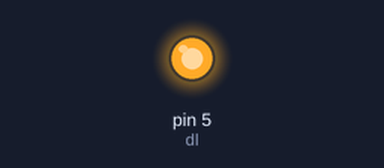
Simulated run of this sketch. Board: Arduino Uno, built with avr-gcc and run on an emulated ATmega328P. Parts: output pins drawn as LEDs (lit = HIGH). Pins used as bus, display or sensor lines are not drawn.

Above: at 0.05 s.
At 34.4 s:
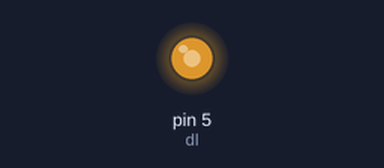
At 34.55 s:
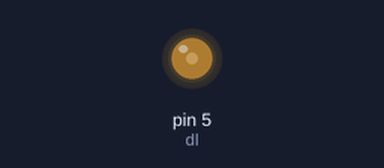
At 35.15 s:
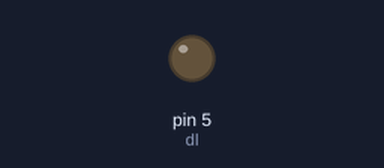
Timing chart, 0 to 45.7 s (numbered marks = the images above):
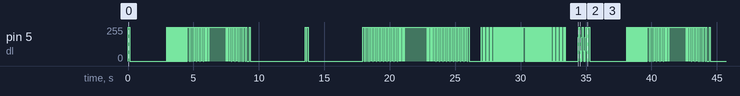

The sketch:

heart_thang.ino
```cpp
byte data[][4] = {


  B10000000, B00000000, B00000000, B00000000,
  B01000000, B00000000, B00000000, B00000000,
  B00100000, B00000000, B00000000, B00000000,
  B00010000, B00000000, B00000000, B00000100,
  B00001000, B00000000, B00000000, B00001000,
  B00000100, B00000000, B00000000, B00010000,
  B00000010, B00000000, B00000000, B00100000,
  B00000001, B00000000, B00000000, B01000000,
  B00000000, B10000000, B00000000, B10000000,
  B00000000, B01000000, B00000001, B00000000,
  B00000000, B00100000, B00000010, B00000000,
  B00000000, B00010000, B00000100, B00000000,
  B00000000, B00001000, B00001000, B00000000,
  B00000000, B00000100, B00010000, B00000000,
  B00000000, B00000010, B00100000, B00000000,
  B00000000, B00000001, B01000000, B00000000,
  B00000000, B00000000, B10000000, B00000000, // 17

  B00000000, B00000000, B00000000, B00000000,

  B00000000, B00000000, B10000000, B00000000,
  B00000000, B00000001, B11000000, B00000000,
  B00000000, B00000011, B11100000, B00000000,
  B00000000, B00000111, B11110000, B00000000,
  B00000000, B00001111, B11111000, B00000000,
  B00000000, B00011111, B11111100, B00000000,
  B00000000, B00111111, B11111110, B00000000,
  B00000000, B01111111, B11111111, B00000000,
  B00000000, B11111111, B11111111, B10000000,
  B00000001, B11111111, B11111111, B11000000,
  B00000011, B11111111, B11111111, B11100000,
  B00000111, B11111111, B11111111, B11110000,
  B00001111, B11111111, B11111111, B11111000,
  B00011111, B11111111, B11111111, B11111100,
  B00111111, B11111111, B11111111, B11111100,
  B01111111, B11111111, B11111111, B11111100,
  B11111111, B11111111, B11111111, B11111100,//17 2

  B10000000, B00000000, B00000000, B00000000,
  B11000000, B00000000, B00000000, B00000000,
  B11100000, B00000000, B00000000, B00000000,
  B11110000, B00000000, B00000000, B00000100,
  B11111000, B00000000, B00000000, B00001111,
  B11111100, B00000000, B00000000, B00011111,
  B11111110, B00000000, B00000000, B00111111,
  B11111111, B00000000, B00000000, B01111111,
  B11111111, B10000000, B00000000, B11111111,
  B11111111, B11000000, B00000001, B11111111,
  B11111111, B11100000, B00000011, B11111111,
  B11111111, B11110000, B00000111, B11111111,
  B11111111, B11111000, B00001111, B11111111,
  B11111111, B11111100, B00011111, B11111111,
  B11111111, B11111110, B00111111, B11111111,
  B11111111, B11111111, B01111111, B11111111,
  B11111111, B11111111, B11111111, B11111111,//17 3

  B11111111, B11111111, B01111111, B11111111,
  B11111111, B11111110, B00111111, B11111111,
  B11111111, B11111100, B00011111, B11111111,
  B11111111, B11111000, B00001111, B11111111,
  B11111111, B11110000, B00000111, B11111111,
  B11111111, B11100000, B00000011, B11111111,
  B11111111, B11000000, B00000001, B11111111,
  B11111111, B10000000, B00000000, B11111111,
  B11111111, B00000000, B00000000, B01111111,
  B11111110, B00000000, B00000000, B00111111,
  B11111100, B00000000, B00000000, B00011111,
  B11111000, B00000000, B00000000, B00001111,
  B11110000, B00000000, B00000000, B00000111,
  B11100000, B00000000, B00000000, B00000011,
  B11000000, B00000000, B00000000, B00000011,
  B10000000, B00000000, B00000000, B00000011,
  B00000000, B00000000, B00000000, B00000011,//17 4

  B10000000, B00000000, B00000000, B00000000,
  B01000000, B00000000, B00000000, B00000000,
  B00100000, B00000000, B00000000, B00000000,
  B00010000, B00000000, B00000000, B00000000,
  B00001000, B00000000, B00000000, B00000000,
  B00000100, B00000000, B00000000, B00000000,
  B00000010, B00000000, B00000000, B00000000,
  B00000001, B00000000, B00000000, B00000000,
  B00000000, B10000000, B00000000, B00000000,
  B00000000, B01000000, B00000000, B00000000,
  B00000000, B00100000, B00000000, B00000000,
  B00000000, B00010000, B00000000, B00000000,
  B00000000, B00001000, B00000000, B00000000,
  B00000000, B00000100, B00000000, B00000000,
  B00000000, B00000010, B00000000, B00000000,
  B00000000, B00000001, B00000000, B00000000,
  B00000000, B00000000, B10000000, B00000000,
  B00000000, B00000000, B01000000, B00000000,
  B00000000, B00000000, B00100000, B00000000,
  B00000000, B00000000, B00010000, B00000000,
  B00000000, B00000000, B00001000, B00000000,
  B00000000, B00000000, B00000100, B00000000,
  B00000000, B00000000, B00000010, B00000000,
  B00000000, B00000000, B00000001, B00000000,
  B00000000, B00000000, B00000000, B10000000,
  B00000000, B00000000, B00000000, B01000000,
  B00000000, B00000000, B00000000, B00100000,
  B00000000, B00000000, B00000000, B00010000,
  B00000000, B00000000, B00000000, B00001000,
  B00000000, B00000000, B00000000, B00000100,
  B00100000, B00000000, B00000000, B00000000,
  B01000000, B00000000, B00000000, B00000000,
  B10000000, B00000000, B00000000, B00000000,//33 5

  B10000000, B00000000, B00000000, B00000000,
  B01000000, B00000000, B00000000, B00000000,
  B00100000, B00000000, B00000000, B00000000,
  B00000000, B00000000, B00000000, B00000100,
  B00000000, B00000000, B00000000, B00001000,
  B00000000, B00000000, B00000000, B00010000,
  B00000000, B00000000, B00000000, B00100000,
  B00000000, B00000000, B00000000, B01000000,
  B00000000, B00000000, B00000000, B10000000,
  B00000000, B00000000, B00000001, B00000000,
  B00000000, B00000000, B00000010, B00000000,
  B00000000, B00000000, B00000100, B00000000,
  B00000000, B00000000, B00001000, B00000000,
  B00000000, B00000000, B00010000, B00000000,
  B00000000, B00000000, B00100000, B00000000,
  B00000000, B00000000, B01000000, B00000000,
  B00000000, B00000000, B10000000, B00000000,
  B00000000, B00000001, B00000000, B00000000,
  B00000000, B00000010, B00000000, B00000000,
  B00000000, B00000100, B00000000, B00000000,
  B00000000, B00001000, B00000000, B00000000,
  B00000000, B00010000, B00000000, B00000000,
  B00000000, B00100000, B00000000, B00000000,
  B00000000, B01000000, B00000000, B00000000,
  B00000000, B10000000, B00000000, B00000000,
  B00000001, B00000000, B00000000, B00000000,
  B00000010, B00000000, B00000000, B00000000,
  B00000100, B00000000, B00000000, B00000000,
  B00001000, B00000000, B00000000, B00000000,
  B00010000, B00000000, B00000000, B00000000,
  B00100000, B00000000, B00000000, B00000000,
  B01000000, B00000000, B00000000, B00000000,
  B10000000, B00000000, B00000000, B00000000,//33 6

  B10000000, B00000000, B00000000, B00000000,
  B11000000, B00000000, B00000000, B00000000,
  B11100000, B00000000, B00000000, B00000000,
  B11110000, B00000000, B00000000, B00000000,
  B11111000, B00000000, B00000000, B00000000,
  B11111100, B00000000, B00000000, B00000000,
  B11111110, B00000000, B00000000, B00000000,
  B11111111, B00000000, B00000000, B00000000,
  B11111111, B10000000, B00000000, B00000000,
  B11111111, B11000000, B00000000, B00000000,
  B11111111, B11100000, B00000000, B00000000,
  B11111111, B11110000, B00000000, B00000000,
  B11111111, B11111000, B00000000, B00000000,
  B11111111, B11111100, B00000000, B00000000,
  B11111111, B11111110, B00000000, B00000000,
  B11111111, B11111111, B00000000, B00000000,
  B11111111, B11111111, B10000000, B00000000,
  B11111111, B11111111, B11000000, B00000000,
  B11111111, B11111111, B11000000, B00000000,
  B11111111, B11111111, B11100000, B00000000,
  B11111111, B11111111, B11110000, B00000000,
  B11111111, B11111111, B11111000, B00000000,
  B11111111, B11111111, B11111100, B00000000,
  B11111111, B11111111, B11111110, B00000000,
  B11111111, B11111111, B11111111, B10000000,
  B11111111, B11111111, B11111111, B11000000,
  B11111111, B11111111, B11111111, B11100000,
  B11111111, B11111111, B11111111, B11110000,
  B11111111, B11111111, B11111111, B11111000,
  B11111111, B11111111, B11111111, B11111100,//30 7

  B11111111, B11111111, B11111111, B11111100,
  B11111111, B11111111, B11111111, B11111000,
  B11111111, B11111111, B11111111, B11110000,
  B11111111, B11111111, B11111111, B11100000,
  B11111111, B11111111, B11111111, B11000000,
  B11111111, B11111111, B11111111, B10000000,
  B11111111, B11111111, B11111110, B00000000,
  B11111111, B11111111, B11111100, B00000000,
  B11111111, B11111111, B11111000, B00000000,
  B11111111, B11111111, B11110000, B00000000,
  B11111111, B11111111, B11100000, B00000000,
  B11111111, B11111111, B11000000, B00000000,
  B11111111, B11111111, B11000000, B00000000,
  B11111111, B11111111, B10000000, B00000000,
  B11111111, B11111111, B00000000, B00000000,
  B11111111, B11111110, B00000000, B00000000,
  B11111111, B11111100, B00000000, B00000000,
  B11111111, B11111000, B00000000, B00000000,
  B11111111, B11110000, B00000000, B00000000,
  B11111111, B11100000, B00000000, B00000000,
  B11111111, B11000000, B00000000, B00000000,
  B11111111, B10000000, B00000000, B00000000,
  B11111111, B00000000, B00000000, B00000000,
  B11111110, B00000000, B00000000, B00000000,
  B11111100, B00000000, B00000000, B00000000,
  B11111000, B00000000, B00000000, B00000000,
  B11110000, B00000000, B00000000, B00000000,
  B11100000, B00000000, B00000000, B00000000,
  B11000000, B00000000, B00000000, B00000000,
  B10000000, B00000000, B00000000, B00000000,
  B00000000, B00000000, B00000000, B00000000,//31 8

  B00000000, B00000000, B00000000, B00000011,
  B00000000, B00000000, B00000000, B00000111,
  B00000000, B00000000, B00000000, B00001111,
  B00000000, B00000000, B00000000, B00011111,
  B00000000, B00000000, B00000000, B00111111,
  B00000000, B00000000, B00000000, B01111111,
  B00000000, B00000000, B00000001, B11111111,
  B00000000, B00000000, B00000011, B11111111,
  B00000000, B00000000, B00000111, B11111111,
  B00000000, B00000000, B00001111, B11111111,
  B00000000, B00000000, B00011111, B11111111,
  B00000000, B00000000, B00111111, B11111111,
  B00000000, B00000000, B00111111, B11111111,
  B00000000, B00000000, B01111111, B11111111,
  B00000000, B00000000, B11111111, B11111111,
  B00000000, B00000001, B11111111, B11111111,
  B00000000, B00000011, B11111111, B11111111,
  B00000000, B00000111, B11111111, B11111111,
  B00000000, B00001111, B11111111, B11111111,
  B00000000, B00011111, B11111111, B11111111,
  B00000000, B00111111, B11111111, B11111111,
  B00000000, B01111111, B11111111, B11111111,
  B00000000, B11111111, B11111111, B11111111,
  B00000001, B11111111, B11111111, B11111111,
  B00000011, B11111111, B11111111, B11111111,
  B00000111, B11111111, B11111111, B11111111,
  B00001111, B11111111, B11111111, B11111111,
  B00011111, B11111111, B11111111, B11111111,
  B00111111, B11111111, B11111111, B11111111,
  B01111111, B11111111, B11111111, B11111111,
  B11111111, B11111111, B11111111, B11111111,//31 9

  B01111111, B11111111, B11111111, B11111111,
  B00111111, B11111111, B11111111, B11111111,
  B00011111, B11111111, B11111111, B11111111,
  B00001111, B11111111, B11111111, B11111111,
  B00000111, B11111111, B11111111, B11111111,
  B00000011, B11111111, B11111111, B11111111,
  B00000001, B11111111, B11111111, B11111111,
  B00000000, B11111111, B11111111, B11111111,
  B00000000, B01111111, B11111111, B11111111,
  B00000000, B00111111, B11111111, B11111111,
  B00000000, B00011111, B11111111, B11111111,
  B00000000, B00001111, B11111111, B11111111,
  B00000000, B00000111, B11111111, B11111111,
  B00000000, B00000011, B11111111, B11111111,
  B00000000, B00000001, B11111111, B11111111,
  B00000000, B00000000, B11111111, B11111111,
  B00000000, B00000000, B01111111, B11111111,
  B00000000, B00000000, B00111111, B11111111,
  B00000000, B00000000, B00111111, B11111111,
  B00000000, B00000000, B00011111, B11111111,
  B00000000, B00000000, B00001111, B11111111,
  B00000000, B00000000, B00000111, B11111111,
  B00000000, B00000000, B00000011, B11111111,
  B00000000, B00000000, B00000001, B11111111,
  B00000000, B00000000, B00000000, B01111111,
  B00000000, B00000000, B00000000, B00111111,
  B00000000, B00000000, B00000000, B00011111,
  B00000000, B00000000, B00000000, B00001111,
  B00000000, B00000000, B00000000, B00000111,
  B00000000, B00000000, B00000000, B00000011,//30 10

  B10101010, B10101010, B10101010, B10101000,
  B01010101, B01010101, B01010101, B01010111,
  B10101010, B10101010, B10101010, B10101000,
  B01010101, B01010101, B01010101, B01010111,
  B10101010, B10101010, B10101010, B10101000,
  B01010101, B01010101, B01010101, B01010111,//6 11


};
int dl = 5;
int xung =6;
int chot =7;

void doc_bit(int k)
{
  int i,j;
  byte b;
  digitalWrite(xung,0);
  digitalWrite(chot,0);
  for(i=3;i>=0; i--)
    for(j=0; j<=7; j++)
    {
      b = bitRead(data[k][i],j);
      digitalWrite(dl,b);
      digitalWrite(xung,1);
      delay(1);
      digitalWrite(xung,0);
    }
    digitalWrite(chot,1);
    delay(1);
digitalWrite(chot,0);
}
void setup(){
  pinMode(dl, OUTPUT);
  pinMode(xung, OUTPUT);
  pinMode(chot, OUTPUT);
}

void loop(){
  int k;
  for (k=0; k<=262; k++) {doc_bit(k); delay(100);}
}
```

Measured:
- by itself, pin 5 (dl): moves between 0/255 and 255/255, repeating every 35.1 s
